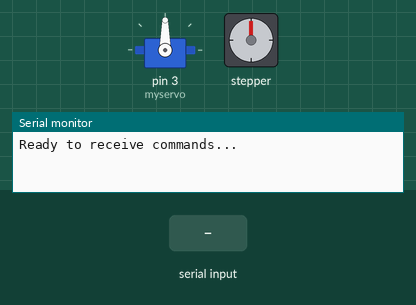
Recording of a sketch running on a simulated Arduino Uno, built with avr-gcc and run on an emulated ATmega328P. On the bench: servo, stepper motor, the last lines printed to the serial monitor. The inputs (shaded band) are chosen by the test bench. Stepper angles assume 2048 steps per turn.

Above: at 1.2 s.
1.3 s: "F" received over Serial
At 4.0 s:
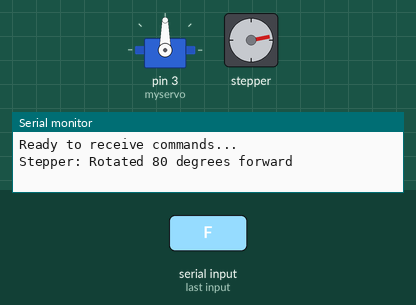
4.3 s: "S" received over Serial
At 5.5 s:
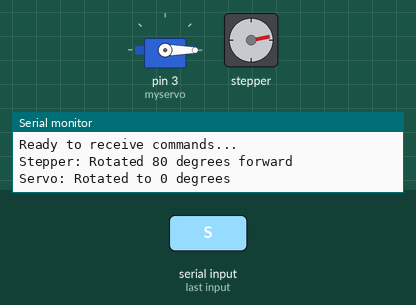
5.8 s: "B" received over Serial
At 8.6 s:
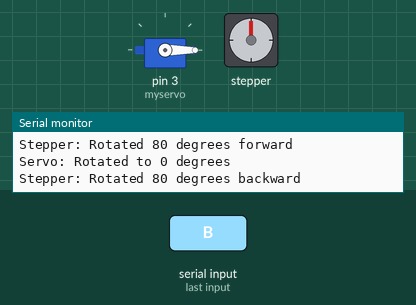
8.8 s: "E" received over Serial
At 9.1 s:
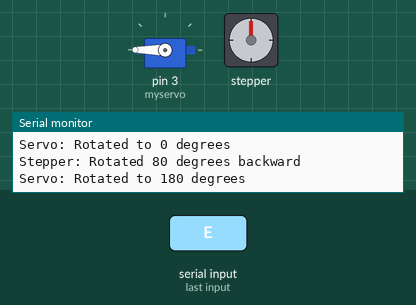
10.3 s: "F" received over Serial
At 13.9 s:
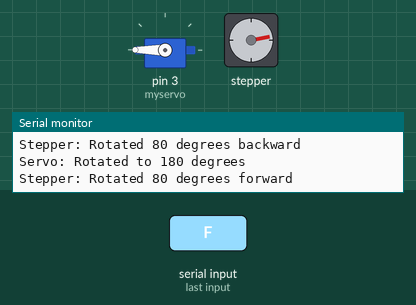
Timing chart, 0 to 14.3 s (numbered marks = the images above; inputs shaded):
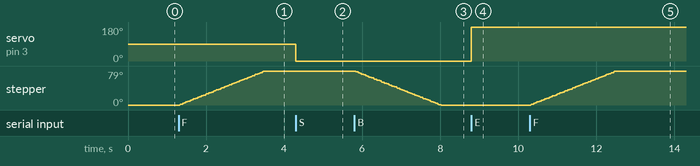

The sketch:

arduino_caode.ino
```cpp
#include <Stepper.h>
#include <Servo.h>

#define STEPS 2048 // Number of steps per revolution for the stepper motor

// Stepper motor setup
Stepper stepper(STEPS, 8, 10, 9, 11); // (STEPS, 1st, 3rd, 2nd, 4th)

// Servo motor setup
Servo myservo;

void setup() {
  // Initialize stepper motor
  stepper.setSpeed(6); // Set stepper motor speed in RPM

  // Attach servo motor to pin
  myservo.attach(3);

  // Start Serial communication
  Serial.begin(9600);
  Serial.println("Ready to receive commands...");
}

void loop() {
  // Check if data is available
  if (Serial.available()) {
    char command = Serial.read(); // Read the incoming command

    switch (command) {
      case 'F': // Stepper motor forward
        stepper.step(455); // Rotate 80 degrees forward
        Serial.println("Stepper: Rotated 80 degrees forward");
        break;
      case 'B': // Stepper motor backward
        stepper.step(-455); // Rotate 80 degrees backward
        Serial.println("Stepper: Rotated 80 degrees backward");
        break;
      case 'S': // Servo motor to 0 degrees
        myservo.write(0);
        Serial.println("Servo: Rotated to 0 degrees");
        break;
      case 'E': // Servo motor to 180 degrees
        myservo.write(180);
        Serial.println("Servo: Rotated to 180 degrees");
        break;
      default:
        Serial.println("Invalid command");
        break;
    }
  }
}
```

Measured:
- after the input at 1.3 s, stepper: turns 79° clockwise in 2.2 s, starting at once
- after the input at 4.3 s, servo on pin 3 (myservo): 90° → 0° at once
- after the input at 5.8 s, stepper: turns 79° counter-clockwise in 2.2 s, starting at once
- after the input at 8.8 s, servo on pin 3 (myservo): 0° → 180° at once
- after the input at 10.3 s, stepper: turns 79° clockwise in 2.2 s, starting at once
